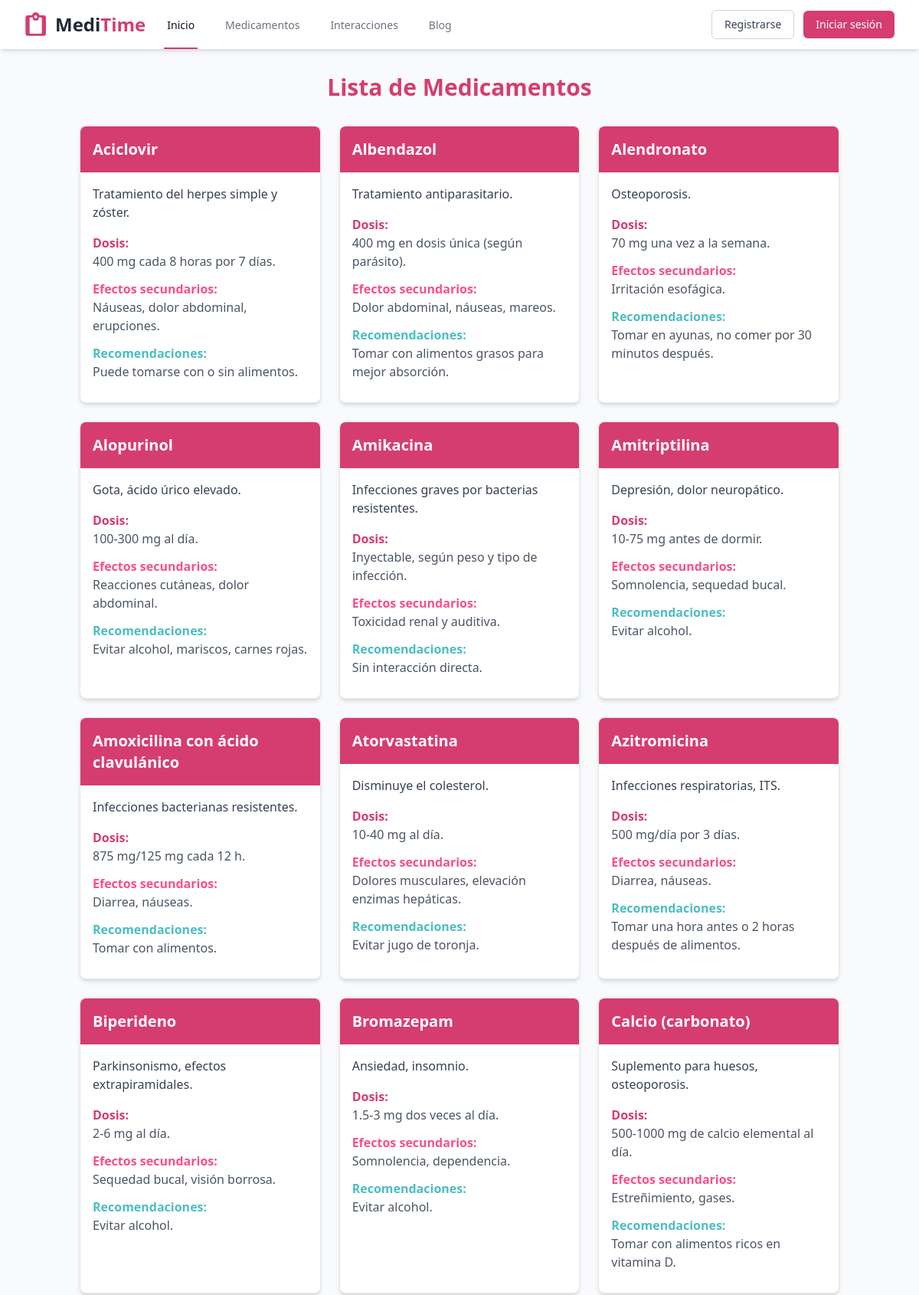
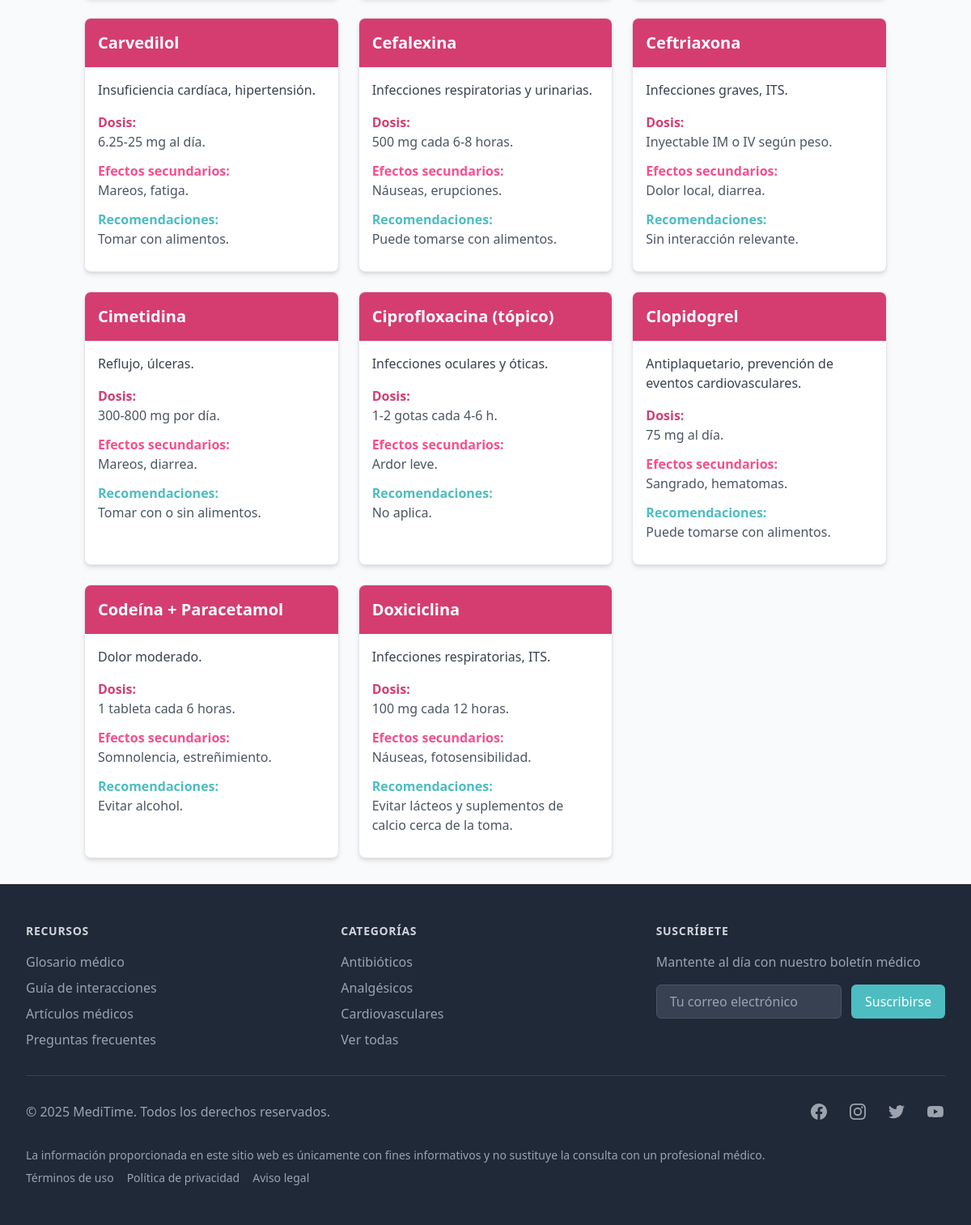
Screenshot of /medicamentos with the database file from the repository (2 pictures, top to bottom).
### tables this page shows
CREATE TABLE Medicamentos(
            Id INTEGER PRIMARY KEY AUTOINCREMENT,
            Nombre VARCHAR(100) NOT NULL,
            Uso TEXT,
            Dosis TEXT,
            Efectos_Secundarios TEXT,
            Recomendaciones_Alimenticias TEXT
        );

### server.py (the view)
@app.route('/medicamentos', methods=['GET'])
def medicamentos():
    if request.args:
        name = request.args.get('name')
        medicamentos = my_db.get_medicamento_by_name(name)
    else:
        medicamentos = my_db.get_all_medicamentos()
    return render_template('medicamentos.html', medicamentos=medicamentos)

### database.py (called while the page is built)
    def _get_connection(self):
        if not hasattr(self._local, 'connection'):
            print(f"Creando conexión para hilo: {threading.current_thread().ident}")
            self._local.connection = sqlite3.connect('database.db')
        return self._local.connection

    def _get_cursor(self):
        return self._get_connection().cursor()

    def get_all_medicamentos(self):
        cursor = self._get_cursor()
        cursor.execute("SELECT * FROM Medicamentos")
        return cursor.fetchall()

### templates/medicamentos.html (shortened to what this page needs)
{% extends 'template.html' %}
{% block content %}
<div class="container mx-auto px-4 py-8">
    <h1 class="text-3xl font-bold text-center mb-8 text-primary">Lista de Medicamentos</h1>
    {% if medicamentos %}
    <div class="grid grid-cols-1 md:grid-cols-2 lg:grid-cols-3 gap-6">
        {% for medicamento in medicamentos %}
        <div class="bg-white rounded-lg shadow-md overflow-hidden border border-gray-200 hover-shadow transition-shadow">
            <div class="bg-primary p-4">
                <h2 class="text-xl font-bold text-white">{{ medicamento[1] }}</h2>
            </div>
            <div class="p-4">
                <p class="text-gray-700 mb-4">{{ medicamento[2] }}</p>
                <div class="mb-3">
                    <h3 class="font-semibold text-primary">Dosis:</h3>
                    <p class="text-gray-600">{{ medicamento[3] }}</p>
                </div>
                <div class="mb-3">
                    <h3 class="font-semibold text-primary-light">Efectos secundarios:</h3>
                    <p class="text-gray-600">{{ medicamento[4] }}</p>
                </div>
                <div class="mb-3">
                    <h3 class="font-semibold text-secondary">Recomendaciones:</h3>
                    <p class="text-gray-600">{{ medicamento[5] }}</p>
                </div>
            </div>
        </div>
        {% endfor %}
    </div>
    {% else %}
    <div class="text-center p-8">
        <p class="text-xl text-gray-600">No se han encontrado medicamentos</p>
    </div>
    <br><br><br><br><br><br><br><br><br><br>
    {% endif %}
</div>
{% endblock %}

### templates/template.html (shortened to what this page needs)
<!DOCTYPE html>
<html lang="en">
<head>
    <script src="https://cdn.tailwindcss.com"></script>
    <link rel="stylesheet" href="{{ url_for('static', filename='css/template.css') }}">
</head>
<body>
    <nav class="bg-white shadow-md" x-data="{ open: false }">
        <div class="max-w-7xl mx-auto px-4 sm:px-6 lg:px-8">
            <div class="flex justify-between h-16">
                <div class="flex">
                    <div class="flex-shrink-0 flex items-center" style="cursor:pointer;"
                        onclick="window.location.href='{{ url_for('index') }}'">
                        <span class="ml-2 text-2xl font-bold text-gray-800">Medi<span
                                class="text-primary">Time</span></span>
                    </div>
                    <div class="hidden sm:ml-6 sm:flex sm:space-x-8">
                        <a href="{{ url_for('index') }}"
                            class="border-primary text-gray-900 inline-flex items-center px-1 pt-1 border-b-2 text-sm font-medium">
                            Inicio
                        </a>
                        <a href="{{ url_for('medicamentos') }}"
                            class="border-transparent text-gray-500 hover:border-gray-300 hover:text-gray-700 inline-flex items-center px-1 pt-1 border-b-2 text-sm font-medium">
                            Medicamentos
                        </a>
                        <a href="#"
                            class="border-transparent text-gray-500 hover:border-gray-300 hover:text-gray-700 inline-flex items-center px-1 pt-1 border-b-2 text-sm font-medium">
                            Interacciones
                        </a>
                        <a href="#"
                            class="border-transparent text-gray-500 hover:border-gray-300 hover:text-gray-700 inline-flex items-center px-1 pt-1 border-b-2 text-sm font-medium">
                            Blog
                        </a>
                    </div>
                </div>
                <div class="hidden sm:ml-6 sm:flex sm:items-center">
                    {% if session.user_id %}
                    <a href="{{ url_for('dashboard') }}"
                        class="mr-4 ml-3 bg-primary hover:bg-primary-light px-4 py-2 text-sm font-medium text-white rounded-md shadow-sm transition duration-150 ease-in-out">Mi
                        perfil</a>
                    <a href="{{ url_for('logout') }}"
                        class="bg-white px-4 py-2 text-sm font-medium text-gray-700 hover:bg-gray-50 rounded-md border border-gray-300 transition duration-150 ease-in-out">
                        Cerrar sesión
                    </a>
                    {% else %}
                    <a href="{{ url_for('register') }}"
                        class="bg-white px-4 py-2 text-sm font-medium text-gray-700 hover:bg-gray-50 rounded-md border border-gray-300 transition duration-150 ease-in-out">
                        Registrarse
                    </a>
                    <a href="{{ url_for('login') }}"
                        class="ml-3 bg-primary hover:bg-primary-light px-4 py-2 text-sm font-medium text-white rounded-md shadow-sm transition duration-150 ease-in-out">
                        Iniciar sesión
                    </a>
                    {% endif %}
                </div>
            </div>
        </div>
    </nav>
    <main>
        {% block content %}{% endblock %}
    </main>
    <footer class="bg-gray-800 text-white">
        <div class="max-w-7xl mx-auto py-12 px-4 sm:px-6 lg:px-8">
            <div class="grid grid-cols-1 md:grid-cols-3 gap-8">
                <div>
                    <h3 class="text-sm font-semibold text-gray-300 tracking-wider uppercase">Recursos</h3>
                    <ul class="mt-4 space-y-2">
                        <li><a href="#" class="footer-link text-base text-gray-400 hover:text-white">Glosario médico</a>
                        </li>
                        <li><a href="#" class="footer-link text-base text-gray-400 hover:text-white">Guía de
                                interacciones</a></li>
                        <li><a href="#" class="footer-link text-base text-gray-400 hover:text-white">Artículos
                                médicos</a></li>
                        <li><a href="#" class="footer-link text-base text-gray-400 hover:text-white">Preguntas
                                frecuentes</a></li>
                    </ul>
                </div>
                <div>
                    <h3 class="text-sm font-semibold text-gray-300 tracking-wider uppercase">Categorías</h3>
                    <ul class="mt-4 space-y-2">
                        <li><a href="#" class="footer-link text-base text-gray-400 hover:text-white">Antibióticos</a>
                        </li>
                        <li><a href="#" class="footer-link text-base text-gray-400 hover:text-white">Analgésicos</a>
                        </li>
                        <li><a href="#"
                                class="footer-link text-base text-gray-400 hover:text-white">Cardiovasculares</a></li>
                        <li><a href="#" class="footer-link text-base text-gray-400 hover:text-white">Ver todas</a></li>
                    </ul>
                </div>
                <div>
                    <h3 class="text-sm font-semibold text-gray-300 tracking-wider uppercase">Suscríbete</h3>
                    <p class="mt-4 text-base text-gray-400">Mantente al día con nuestro boletín médico</p>
                    <form class="mt-4 sm:flex">
                        <input type="email" name="email" id="email"
                            class="appearance-none min-w-0 w-full bg-gray-700 border border-gray-600 rounded-md py-2 px-4 text-base text-white placeholder-gray-400 focus:outline-none focus:ring-2 focus:ring-secondary focus:border-secondary"
                            placeholder="Tu correo electrónico">
                        <div class="mt-3 rounded-md sm:mt-0 sm:ml-3 sm:flex-shrink-0">
                            <button type="submit"
                                class="w-full bg-secondary hover:bg-secondary-light flex items-center justify-center border border-transparent rounded-md py-2 px-4 text-base font-medium text-white focus:outline-none focus:ring-2 focus:ring-offset-2 focus:ring-offset-gray-800 focus:ring-secondary">
                                Suscribirse
                            </button>
                        </div>
                    </form>
                </div>
            </div>
            <div class="mt-8 border-t border-gray-700 pt-8 md:flex md:items-center md:justify-between">
                <div class="flex space-x-6 md:order-2">
                    <a href="#" class="text-gray-400 hover:text-white">
                    </a>
                    <a href="#" class="text-gray-400 hover:text-white">
                    </a>
                    <a href="#" class="text-gray-400 hover:text-white">
                    </a>
                    <a href="#" class="text-gray-400 hover:text-white">
                    </a>
                </div>
                <p class="mt-8 text-base text-gray-400 md:mt-0 md:order-1">
                    &copy; 2025 MediTime. Todos los derechos reservados.
                </p>
            </div>
            <div class="mt-8 text-sm text-gray-400">
                <p>La información proporcionada en este sitio web es únicamente con fines informativos y no sustituye la
                    consulta con un profesional médico.</p>
                <div class="mt-2 flex space-x-4">
                    <a href="#" class="hover:text-white">Términos de uso</a>
                    <a href="#" class="hover:text-white">Política de privacidad</a>
                    <a href="#" class="hover:text-white">Aviso legal</a>
                </div>
            </div>
        </div>
    </footer>
</body>
</html>

### static/css/template.css (style rules this page uses)
:root { --primary: #d53d70; --primary-light: #f74f8c; --secondary: #4dbdc1; --secondary-light: #52e2d9; --secondary-lighter: #93efe4; }
body { font-family: 'Segoe UI', Tahoma, Geneva, Verdana, sans-serif; background-color: #f9fafb; }
.bg-primary { background-color: var(--primary); }
.bg-secondary { background-color: var(--secondary); }
.text-primary { color: var(--primary); }
.text-primary-light { color: var(--primary-light); }
.text-secondary { color: var(--secondary); }
.border-primary { border-color: var(--primary); }

### templates/medicamentos.html (style rules this page uses)
:root { --primary: #d53d70; --primary-light: #f74f8c; --secondary: #4dbdc1; --secondary-light: #52e2d9; --secondary-lighter: #93efe4; }
.bg-primary { background-color: var(--primary); }
.bg-secondary { background-color: var(--secondary); }
.text-primary { color: var(--primary); }
.text-secondary { color: var(--secondary); }
.border-primary { border-color: var(--primary); }

### rows the page displays
Medicamentos: Nombre "Aciclovir", Uso "Tratamiento del herpes simple y zóster.", Dosis "400 mg cada 8 horas por 7 días.", Efectos_Secundarios "Náuseas, dolor abdominal, erupciones.", Recomendaciones_Alimenticias "Puede tomarse con o sin alimentos."
Medicamentos: Nombre "Albendazol", Uso "Tratamiento antiparasitario.", Dosis "400 mg en dosis única (según parásito).", Efectos_Secundarios "Dolor abdominal, náuseas, mareos.", Recomendaciones_Alimenticias "Tomar con alimentos grasos para mejor absorción."
Medicamentos: Nombre "Alendronato", Uso "Osteoporosis.", Dosis "70 mg una vez a la semana.", Efectos_Secundarios "Irritación esofágica.", Recomendaciones_Alimenticias "Tomar en ayunas, no comer por 30 minutos después."
Medicamentos: Nombre "Alopurinol", Uso "Gota, ácido úrico elevado.", Dosis "100-300 mg al día.", Efectos_Secundarios "Reacciones cutáneas, dolor abdominal.", Recomendaciones_Alimenticias "Evitar alcohol, mariscos, carnes rojas."
Medicamentos: Nombre "Amikacina", Uso "Infecciones graves por bacterias resistentes.", Dosis "Inyectable, según peso y tipo de infección.", Efectos_Secundarios "Toxicidad renal y auditiva.", Recomendaciones_Alimenticias "Sin interacción directa."
Medicamentos: Nombre "Amitriptilina", Uso "Depresión, dolor neuropático.", Dosis "10-75 mg antes de dormir.", Efectos_Secundarios "Somnolencia, sequedad bucal.", Recomendaciones_Alimenticias "Evitar alcohol."
Medicamentos: Nombre "Amoxicilina con ácido clavulánico", Uso "Infecciones bacterianas resistentes.", Dosis "875 mg/125 mg cada 12 h.", Efectos_Secundarios "Diarrea, náuseas.", Recomendaciones_Alimenticias "Tomar con alimentos."
Medicamentos: Nombre "Atorvastatina", Uso "Disminuye el colesterol.", Dosis "10-40 mg al día.", Efectos_Secundarios "Dolores musculares, elevación enzimas hepáticas.", Recomendaciones_Alimenticias "Evitar jugo de toronja."
Medicamentos: Nombre "Azitromicina", Uso "Infecciones respiratorias, ITS.", Dosis "500 mg/día por 3 días.", Efectos_Secundarios "Diarrea, náuseas.", Recomendaciones_Alimenticias "Tomar una hora antes o 2 horas después de alimentos."
Medicamentos: Nombre "Biperideno", Uso "Parkinsonismo, efectos extrapiramidales.", Dosis "2-6 mg al día.", Efectos_Secundarios "Sequedad bucal, visión borrosa.", Recomendaciones_Alimenticias "Evitar alcohol."
Medicamentos: Nombre "Bromazepam", Uso "Ansiedad, insomnio.", Dosis "1.5-3 mg dos veces al día.", Efectos_Secundarios "Somnolencia, dependencia.", Recomendaciones_Alimenticias "Evitar alcohol."
Medicamentos: Nombre "Calcio (carbonato)", Uso "Suplemento para huesos, osteoporosis.", Dosis "500-1000 mg de calcio elemental al día.", Efectos_Secundarios "Estreñimiento, gases.", Recomendaciones_Alimenticias "Tomar con alimentos ricos en vitamina D."
Medicamentos: Nombre "Carvedilol", Uso "Insuficiencia cardíaca, hipertensión.", Dosis "6.25-25 mg al día.", Efectos_Secundarios "Mareos, fatiga.", Recomendaciones_Alimenticias "Tomar con alimentos."
Medicamentos: Nombre "Cefalexina", Uso "Infecciones respiratorias y urinarias.", Dosis "500 mg cada 6-8 horas.", Efectos_Secundarios "Náuseas, erupciones.", Recomendaciones_Alimenticias "Puede tomarse con alimentos."
Medicamentos: Nombre "Ceftriaxona", Uso "Infecciones graves, ITS.", Dosis "Inyectable IM o IV según peso.", Efectos_Secundarios "Dolor local, diarrea.", Recomendaciones_Alimenticias "Sin interacción relevante."
Medicamentos: Nombre "Cimetidina", Uso "Reflujo, úlceras.", Dosis "300-800 mg por día.", Efectos_Secundarios "Mareos, diarrea.", Recomendaciones_Alimenticias "Tomar con o sin alimentos."
Medicamentos: Nombre "Ciprofloxacina (tópico)", Uso "Infecciones oculares y óticas.", Dosis "1-2 gotas cada 4-6 h.", Efectos_Secundarios "Ardor leve.", Recomendaciones_Alimenticias "No aplica."
Medicamentos: Nombre "Clopidogrel", Uso "Antiplaquetario, prevención de eventos cardiovasculares.", Dosis "75 mg al día.", Efectos_Secundarios "Sangrado, hematomas.", Recomendaciones_Alimenticias "Puede tomarse con alimentos."
Medicamentos: Nombre "Codeína + Paracetamol", Uso "Dolor moderado.", Dosis "1 tableta cada 6 horas.", Efectos_Secundarios "Somnolencia, estreñimiento.", Recomendaciones_Alimenticias "Evitar alcohol."
Medicamentos: Nombre "Doxiciclina", Uso "Infecciones respiratorias, ITS.", Dosis "100 mg cada 12 horas.", Efectos_Secundarios "Náuseas, fotosensibilidad.", Recomendaciones_Alimenticias "Evitar lácteos y suplementos de calcio cerca de la toma."
